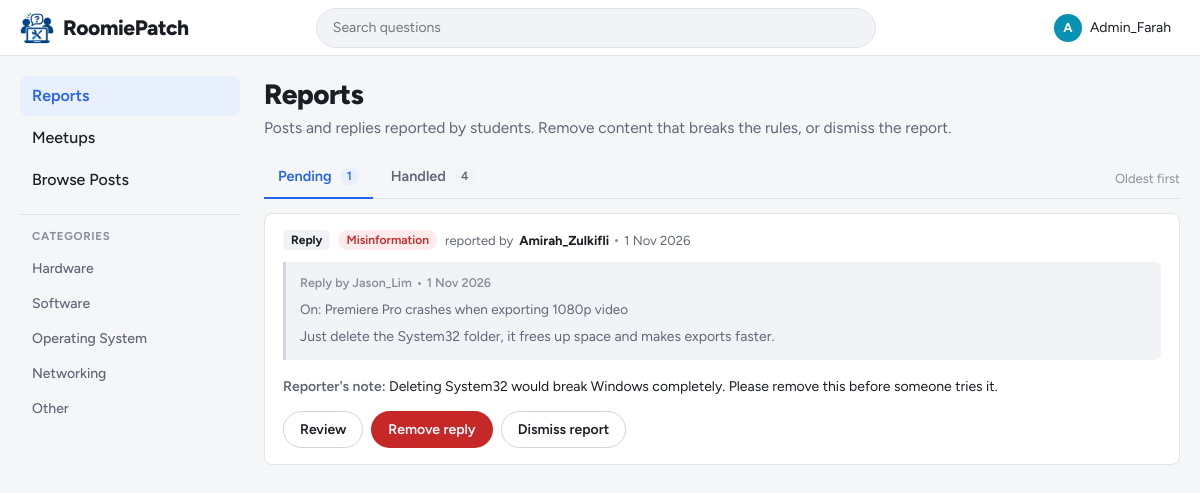
The app's page /admin/dashboard.php (signed in) with its own data.
### tables this page shows
CREATE TABLE categories (
    category_id   INT AUTO_INCREMENT PRIMARY KEY,
    category_name VARCHAR(50) NOT NULL UNIQUE
);

CREATE TABLE reports (
    report_id         INT AUTO_INCREMENT PRIMARY KEY,
    reporter_id       INT NOT NULL,
    reported_post_id  INT NULL,
    reported_reply_id INT NULL,
    reason            ENUM('Spam', 'Harassment', 'Inappropriate content', 'Misinformation', 'Other') NOT NULL,
    description       TEXT NULL,
    status            ENUM('Pending', 'Removed', 'Dismissed') NOT NULL DEFAULT 'Pending',
    created_at        DATETIME NOT NULL DEFAULT CURRENT_TIMESTAMP,
    FOREIGN KEY (reporter_id) REFERENCES users(user_id) ON DELETE CASCADE,
    FOREIGN KEY (reported_post_id) REFERENCES posts(post_id) ON DELETE SET NULL,
    FOREIGN KEY (reported_reply_id) REFERENCES replies(reply_id) ON DELETE SET NULL
);

CREATE TABLE users (
    user_id   INT AUTO_INCREMENT PRIMARY KEY,
    username  VARCHAR(50)  NOT NULL UNIQUE,
    login_id  VARCHAR(20)  NOT NULL UNIQUE,       
    password  VARCHAR(255) NOT NULL,              
    role      ENUM('student', 'admin') NOT NULL DEFAULT 'student',
     
     
    reputation INT NOT NULL DEFAULT 0,
    bio       TEXT NULL
);

CREATE TABLE replies (
    reply_id    INT AUTO_INCREMENT PRIMARY KEY,
    post_id     INT NOT NULL,
    user_id     INT NOT NULL,
    content     TEXT NOT NULL,
    is_resolved TINYINT(1) NOT NULL DEFAULT 0,     
    created_at  DATETIME NOT NULL DEFAULT CURRENT_TIMESTAMP,
    FOREIGN KEY (post_id) REFERENCES posts(post_id) ON DELETE CASCADE,
    FOREIGN KEY (user_id) REFERENCES users(user_id) ON DELETE CASCADE
);

CREATE TABLE posts (
    post_id     INT AUTO_INCREMENT PRIMARY KEY,
    user_id     INT NOT NULL,
    title       VARCHAR(150) NOT NULL,
    description TEXT NOT NULL,
    category_id INT NOT NULL,
    device_os   ENUM('Windows', 'macOS', 'Linux', 'Android', 'iOS', 'Other') NOT NULL,
    tags        VARCHAR(255) NULL,                 
    status      ENUM('Open', 'Resolved') NOT NULL DEFAULT 'Open',
    created_at  DATETIME NOT NULL DEFAULT CURRENT_TIMESTAMP,
    FOREIGN KEY (user_id) REFERENCES users(user_id) ON DELETE CASCADE,
    FOREIGN KEY (category_id) REFERENCES categories(category_id)
);

### includes/report_item.php (the view, shortened to what this page needs)
<?php
$full_view = $full_view ?? false;
if ($report['post_title'] !== null) {
    $kind = 'Post';
} elseif ($report['reply_content'] !== null) {
    $kind = 'Reply';
} else {
    $kind = null;
}
$is_pending = $report['status'] === 'Pending';
?>
<article class="report-item">
    <div class="report-head">
        <?php if ($kind !== null): ?>
            <span class="type-badge"><?= $kind ?></span>
        <?php endif; ?>
        <span class="reason-badge"><?= icon('flag', 13) ?><?= e($report['reason']) ?></span>
        <span class="report-by">
            reported by <strong><?= e($report['reporter_name']) ?></strong>
            <span class="dot" aria-hidden="true"></span>
            <time datetime="<?= e($report['created_at']) ?>"><?= e(time_ago($report['created_at'])) ?></time>
        </span>
    </div>
    <?php if ($kind === 'Post'): ?>
        <div class="reported-preview">
            <div class="reported-preview-label">Post by <?= e($report['post_author']) ?> <span class="dot" aria-hidden="true"></span> <?= e(time_ago($report['post_created'])) ?></div>
            <strong><?= e($report['post_title']) ?></strong>
            <p><?= $full_view ? nl2br(e($report['post_description'])) : e(excerpt($report['post_description'], 220)) ?></p>
        </div>
    <?php elseif ($kind === 'Reply'): ?>
        <div class="reported-preview">
            <div class="reported-preview-label">Reply by <?= e($report['reply_author']) ?> <span class="dot" aria-hidden="true"></span> <?= e(time_ago($report['reply_created'])) ?></div>
            <span class="muted">On: <?= e($report['reply_post_title']) ?></span>
            <p><?= $full_view ? nl2br(e($report['reply_content'])) : e(excerpt($report['reply_content'], 220)) ?></p>
        </div>
    <?php else: ?>
        <div class="reported-preview reported-gone">
            The reported content has been deleted<?= $report['status'] === 'Removed' ? ' by staff' : '' ?>.
        </div>
    <?php endif; ?>
    <?php if ($report['description'] !== null && $report['description'] !== ''): ?>
        <p class="report-note"><span>Reporter's note:</span> <?= e($report['description']) ?></p>
    <?php endif; ?>
    <?php if ($is_pending): ?>
        <div class="report-actions">
            <?php if (!$full_view && $kind !== null): ?>
                <a class="btn btn-secondary btn-sm" href="<?= BASE_URL ?>admin/report.php?id=<?= (int) $report['report_id'] ?>">Review</a>
            <?php endif; ?>
            <?php if ($kind !== null): ?>
                <form method="post" action="<?= BASE_URL ?>actions/admin_action.php"
                      onsubmit="return confirm('Remove this <?= strtolower($kind) ?>? <?= $kind === 'Post' ? 'Its replies and images will also be removed. ' : '' ?>This cannot be undone.');">
                    <button type="submit" class="btn btn-danger btn-sm"><?= icon('trash', 15) ?>Remove <?= strtolower($kind) ?></button>
                </form>
            <?php endif; ?>
            <form method="post" action="<?= BASE_URL ?>actions/admin_action.php">
                <button type="submit" class="btn btn-secondary btn-sm">Dismiss report</button>
            </form>
        </div>
    <?php endif; ?>
</article>

### includes/sidebar.php (shortened to what this page needs)
<?php
function nav_link($key, $href, $icon_name, $label, $active, $badge = null)
{
    $class = $key === $active ? 'nav-link active' : 'nav-link';
    $current = $key === $active ? ' aria-current="page"' : '';
    $badge_html = '';
    return '<a class="' . $class . '" href="' . BASE_URL . $href . '"' . $current . '>'
        . icon($icon_name) . '<span>' . e($label) . '</span>' . $badge_html . '</a>';
}
?>
<nav class="sidebar" aria-label="Main">
    <?php if ($is_admin): ?>
        <div class="nav-group">
            <?= nav_link('reports', 'admin/dashboard.php', 'flag', 'Reports', $active) ?>
            <?= nav_link('meetups', 'admin/meetups.php', 'meetup', 'Meetups', $active) ?>
            <?= nav_link('browse', 'student/browse.php', 'list', 'Browse Posts', $active) ?>
        </div>
    <?php endif; ?>
    <div class="nav-group">
        <h2 class="nav-heading">Categories</h2>
        <?php
        $categories = $conn->query('SELECT category_id, category_name FROM categories ORDER BY category_id');
        while ($cat = $categories->fetch_assoc()):
        ?>
            <a class="nav-link nav-link-plain" href="<?= BASE_URL ?>student/browse.php?category=<?= (int) $cat['category_id'] ?>">
                <?= e($cat['category_name']) ?>
            </a>
        <?php endwhile; ?>
    </div>
</nav>

### admin/dashboard.php (shortened to what this page needs)
<?php
$active = 'reports';
include '../includes/header.php';
$tab = get_text('tab') === 'handled' ? 'handled' : 'pending';
$counts = $conn->query("
    SELECT SUM(status = 'Pending') AS pending, SUM(status <> 'Pending') AS handled FROM reports
")->fetch_assoc();
$pending_count = (int) $counts['pending'];
$handled_count = (int) $counts['handled'];
if ($tab === 'pending') {
    $reports = $conn->query(REPORT_LIST_SQL . " WHERE r.status = 'Pending' ORDER BY r.created_at ASC");
} else {
    $reports = $conn->query(REPORT_LIST_SQL . " WHERE r.status <> 'Pending' ORDER BY r.created_at DESC");
}
?>
<main class="content">
    <div class="page-head">
        <h1>Reports</h1>
        <p>Posts and replies reported by students. Remove content that breaks the rules, or dismiss the report.</p>
    </div>
    <div class="tabs-row">
        <nav class="tabs" aria-label="Report status">
            <a class="tab<?= $tab === 'pending' ? ' active' : '' ?>" href="dashboard.php" <?= $tab === 'pending' ? 'aria-current="page"' : '' ?>>
                Pending <span class="tab-count"><?= $pending_count ?></span>
            </a>
            <a class="tab<?= $tab === 'handled' ? ' active' : '' ?>" href="dashboard.php?tab=handled" <?= $tab === 'handled' ? 'aria-current="page"' : '' ?>>
                Handled <span class="tab-count"><?= $handled_count ?></span>
            </a>
        </nav>
        <span class="sort-label"><?= $tab === 'pending' ? 'Oldest first' : 'Newest first' ?></span>
    </div>
    <div class="report-list">
        <?php if ($reports->num_rows === 0): ?>
            <div class="feed">
                <div class="empty-state">
                    <?php if ($tab === 'pending'): ?>
                        <strong>No reports waiting for review</strong>
                        New reports from students will appear here.
                    <?php else: ?>
                        <strong>No handled reports yet</strong>
                        Reports you remove or dismiss will appear here.
                    <?php endif; ?>
                </div>
            </div>
        <?php else: ?>
            <?php while ($report = $reports->fetch_assoc()): ?>
                <?php include '../includes/report_item.php'; ?>
            <?php endwhile; ?>
        <?php endif; ?>
    </div>
</main>
<?php include '../includes/footer.php'; ?>

### records on screen
categories: category_name "Hardware"
categories: category_name "Software"
categories: category_name "Operating System"
categories: category_name "Networking"
categories: category_name "Other"
reports: kind "Reply", reason "Misinformation", reporter.username "Amirah_Zulkifli", created_at "1 Nov 2026", users.username "Jason_Lim", reported_reply.created_at "1 Nov 2026", posts.title "Premiere Pro crashes when exporting 1080p video", reported_reply.content "Just delete the System32 folder, it frees up space and makes exports faster.", description "Deleting System32 would break Windows completely. Please remove this before someone tries it.", kind "reply"

### other values on screen
$letter "A"
$_SESSION['username'] "Admin_Farah"
$label "Reports Meetups Browse Posts"
$pending_count "1"
$handled_count "4"
